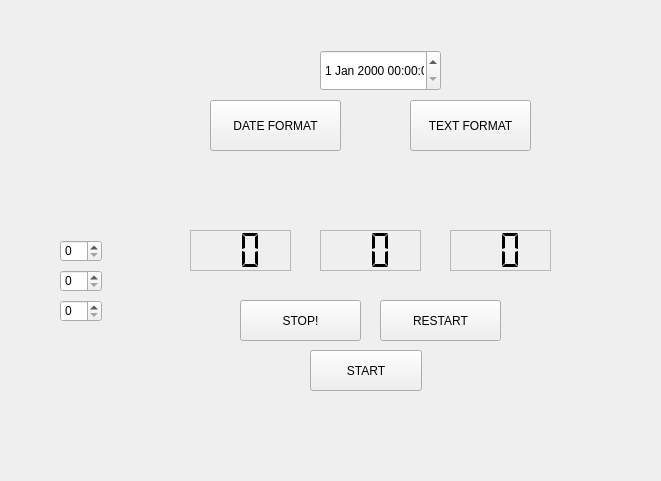
<?xml version="1.0" encoding="UTF-8"?>
<ui version="4.0">
 <class>MainWindow</class>
 <widget class="QMainWindow" name="MainWindow">
  <property name="geometry">
   <rect>
    <x>0</x>
    <y>0</y>
    <width>661</width>
    <height>481</height>
   </rect>
  </property>
  <property name="windowTitle">
   <string>MainWindow</string>
  </property>
  <property name="styleSheet">
   <string notr="true">
font: 75 italic 15pt &quot;Times&quot;;</string>
  </property>
  <property name="animated">
   <bool>true</bool>
  </property>
  <widget class="QWidget" name="centralwidget">
   <widget class="QLCDNumber" name="lcdNumber">
    <property name="geometry">
     <rect>
      <x>190</x>
      <y>230</y>
      <width>101</width>
      <height>41</height>
     </rect>
    </property>
    <property name="font">
     <font>
      <family>Times</family>
      <pointsize>18</pointsize>
      <weight>9</weight>
      <italic>true</italic>
      <bold>false</bold>
     </font>
    </property>
    <property name="styleSheet">
     <string notr="true">font: 75 italic 18pt &quot;Times&quot;;</string>
    </property>
    <property name="frameShape">
     <enum>QFrame::StyledPanel</enum>
    </property>
    <property name="digitCount">
     <number>2</number>
    </property>
    <property name="segmentStyle">
     <enum>QLCDNumber::Flat</enum>
    </property>
   </widget>
   <widget class="QLCDNumber" name="lcdNumber_2">
    <property name="geometry">
     <rect>
      <x>320</x>
      <y>230</y>
      <width>101</width>
      <height>41</height>
     </rect>
    </property>
    <property name="font">
     <font>
      <family>Times</family>
      <pointsize>15</pointsize>
      <weight>9</weight>
      <italic>true</italic>
      <bold>false</bold>
     </font>
    </property>
    <property name="styleSheet">
     <string notr="true"/>
    </property>
    <property name="frameShape">
     <enum>QFrame::StyledPanel</enum>
    </property>
    <property name="digitCount">
     <number>2</number>
    </property>
    <property name="segmentStyle">
     <enum>QLCDNumber::Flat</enum>
    </property>
   </widget>
   <widget class="QLCDNumber" name="lcdNumber_3">
    <property name="geometry">
     <rect>
      <x>450</x>
      <y>230</y>
      <width>101</width>
      <height>41</height>
     </rect>
    </property>
    <property name="font">
     <font>
      <family>Times</family>
      <pointsize>15</pointsize>
      <weight>9</weight>
      <italic>true</italic>
      <bold>false</bold>
     </font>
    </property>
    <property name="styleSheet">
     <string notr="true"/>
    </property>
    <property name="frameShape">
     <enum>QFrame::StyledPanel</enum>
    </property>
    <property name="digitCount">
     <number>2</number>
    </property>
    <property name="segmentStyle">
     <enum>QLCDNumber::Flat</enum>
    </property>
   </widget>
   <widget class="QDateTimeEdit" name="dateTimeEdit">
    <property name="geometry">
     <rect>
      <x>320</x>
      <y>50</y>
      <width>121</width>
      <height>41</height>
     </rect>
    </property>
    <property name="currentSectionIndex">
     <number>0</number>
    </property>
   </widget>
   <widget class="QPushButton" name="pushButton">
    <property name="geometry">
     <rect>
      <x>210</x>
      <y>100</y>
      <width>131</width>
      <height>51</height>
     </rect>
    </property>
    <property name="text">
     <string>DATE FORMAT</string>
    </property>
   </widget>
   <widget class="QPushButton" name="pushButton_2">
    <property name="geometry">
     <rect>
      <x>410</x>
      <y>100</y>
      <width>121</width>
      <height>51</height>
     </rect>
    </property>
    <property name="styleSheet">
     <string notr="true">font: 75 italic 14pt &quot;Times&quot;;</string>
    </property>
    <property name="text">
     <string>TEXT FORMAT</string>
    </property>
   </widget>
   <widget class="QSpinBox" name="spinBox">
    <property name="geometry">
     <rect>
      <x>60</x>
      <y>240</y>
      <width>42</width>
      <height>22</height>
     </rect>
    </property>
   </widget>
   <widget class="QSpinBox" name="spinBox_2">
    <property name="geometry">
     <rect>
      <x>60</x>
      <y>270</y>
      <width>42</width>
      <height>22</height>
     </rect>
    </property>
   </widget>
   <widget class="QSpinBox" name="spinBox_3">
    <property name="geometry">
     <rect>
      <x>60</x>
      <y>300</y>
      <width>42</width>
      <height>22</height>
     </rect>
    </property>
   </widget>
   <widget class="QPushButton" name="pushButton_3">
    <property name="geometry">
     <rect>
      <x>240</x>
      <y>300</y>
      <width>121</width>
      <height>41</height>
     </rect>
    </property>
    <property name="text">
     <string>STOP!</string>
    </property>
   </widget>
   <widget class="QPushButton" name="pushButton_4">
    <property name="geometry">
     <rect>
      <x>380</x>
      <y>300</y>
      <width>121</width>
      <height>41</height>
     </rect>
    </property>
    <property name="text">
     <string>RESTART</string>
    </property>
   </widget>
   <widget class="QPushButton" name="pushButton_5">
    <property name="geometry">
     <rect>
      <x>310</x>
      <y>350</y>
      <width>112</width>
      <height>41</height>
     </rect>
    </property>
    <property name="text">
     <string>START</string>
    </property>
   </widget>
  </widget>
 </widget>
 <resources/>
 <connections/>
</ui>
